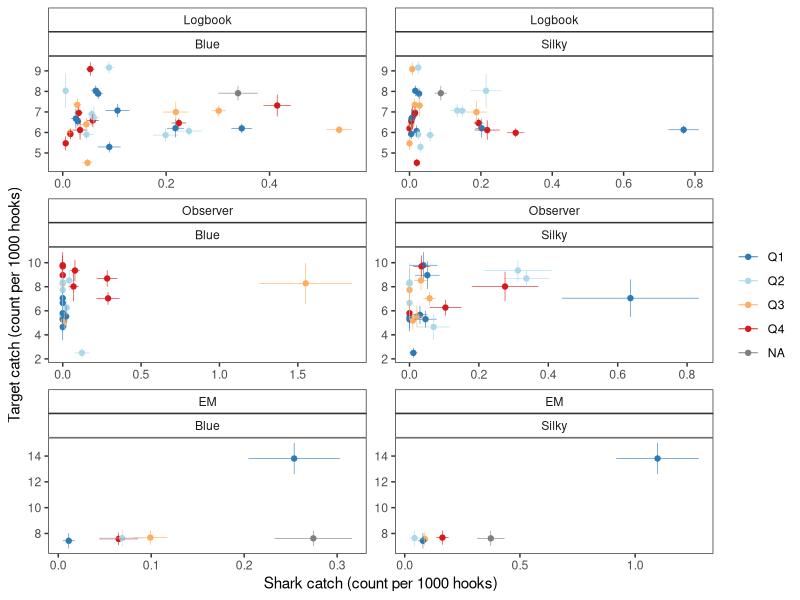
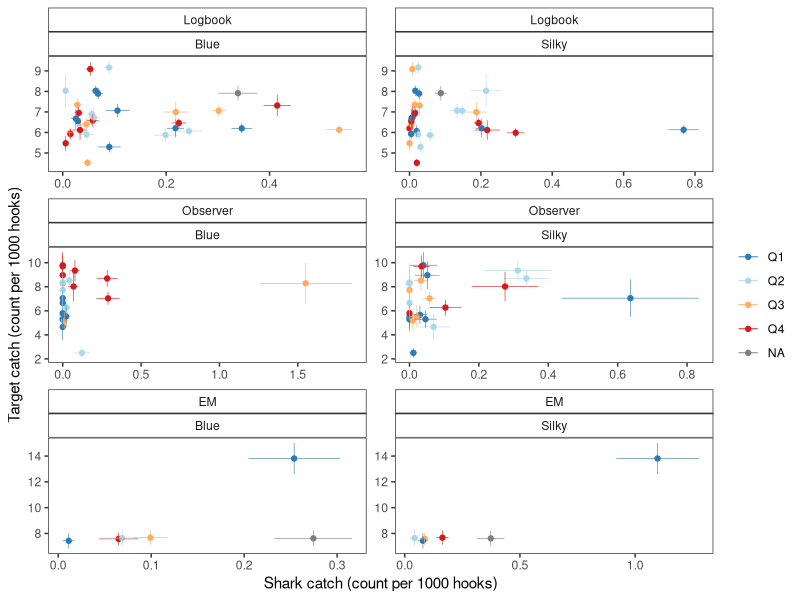

The R script that drew these images, in order:
## ---- chunk 1

library(tidyverse)
library(pillar)
library(here)
library(plotrix)
library(RColorBrewer)

knitr::opts_chunk$set(echo = TRUE)
## ---- chunk 2

shot.dat <- read_csv(here("public_data/shot_dat_vsl_regcoeffs.csv"))
glimpse(shot.dat)

fig3.dat <- shot.dat %>%
    group_by(vesselID, datasource, species, quart) %>%
    summarise(n_shots=n_distinct(set_id),
              avg_hks1000 = mean(hooks1000),
              avg_target = mean(tarcatch4),
              se_target= plotrix::std.error(tarcatch4),
              avg_bycatch = mean(catch_cnt),
              se_bycatch = plotrix::std.error(catch_cnt)) %>%
    ungroup() %>%
    filter(n_shots>9) 

n_distinct(fig3.dat$vesselID)
glimpse(fig3.dat)
write_csv(fig3.dat, here("fig3_dat.csv"))

fig3.dat$datasource <- factor(fig3.dat$datasource, levels=c("Logbook", "Observer", "EM"))

colors4 <- colorRampPalette(brewer.pal(4, "RdYlBu"))(4)

fig3 <- fig3.dat %>%
    ggplot() +
    geom_jitter(aes(x=avg_target/avg_hks1000, y=avg_bycatch/avg_hks1000, color=quart)) +
    geom_errorbar(aes(x=avg_target/avg_hks1000, y=avg_bycatch/avg_hks1000, ymin=avg_bycatch/avg_hks1000-se_bycatch/avg_hks1000, ymax=avg_bycatch/avg_hks1000+se_bycatch/avg_hks1000, color=quart),
                  size=0.2) +
    geom_errorbar(aes(x=avg_target/avg_hks1000, y=avg_bycatch/avg_hks1000, xmin=avg_target/avg_hks1000-se_target/avg_hks1000, xmax=avg_target/avg_hks1000+se_target/avg_hks1000, color=quart),
                  size=0.2) +
  # use facet wrap so I can control scales, but have to do labels in illustrator (won't do them as facet_grid does)
   facet_wrap(~datasource~species, scales="free", nrow=3) +
  coord_flip() +
  labs(x="Target catch (count per 1000 hooks)", y="Shark catch (count per 1000 hooks)", color="Vessel coefficient quantile") +
  scale_color_manual(values=rev(colors4)) + # more neg=blues, more pos=reds
  theme_bw() +
  theme(panel.grid = element_blank(),
        #for MS version, removed facet labels and formatted in illustrator
        #strip.text=element_blank(), 
        strip.background = element_rect(fill="white"),
        legend.position="right",
        legend.title=element_blank()
        ) 
fig3

ggsave(plot=last_plot(), 
       filename=here("fig3.png"),
       width = 6, height = 6, units = "in", dpi = 600)

